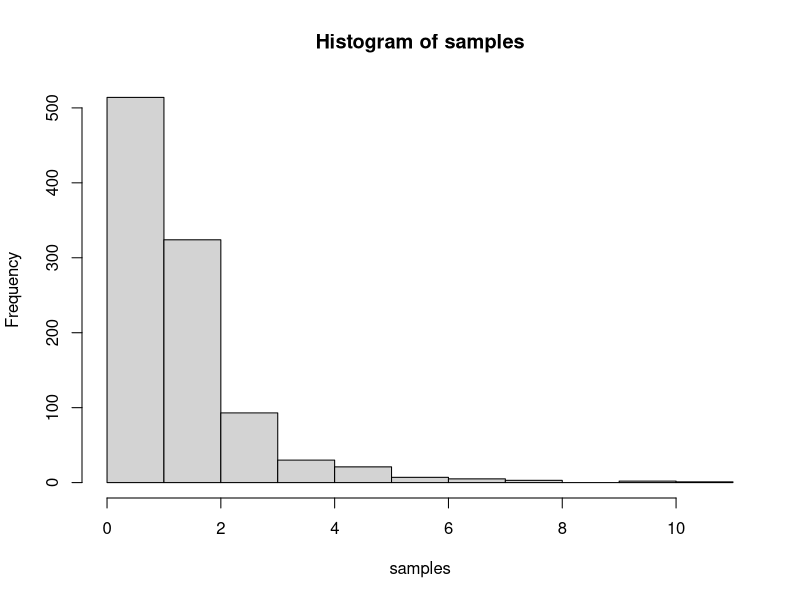
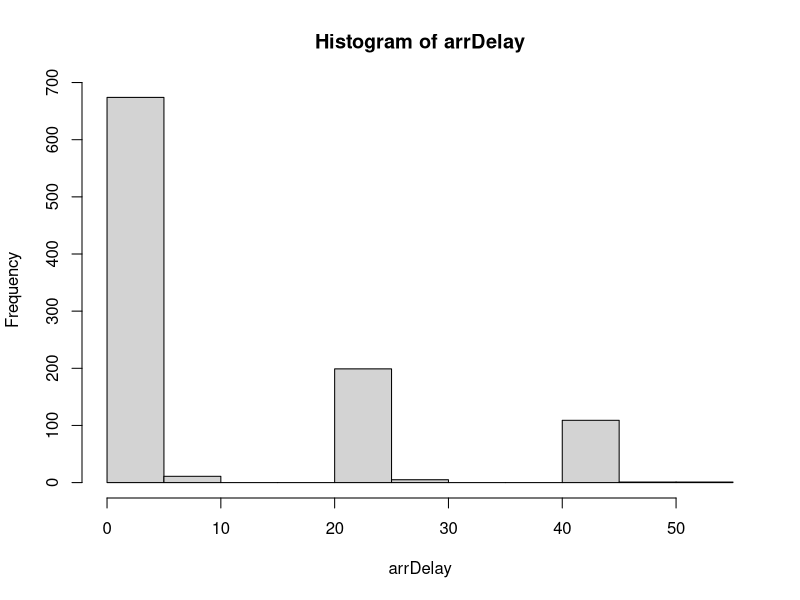

Generate these figures, in order, with R:
# sample of a mixture model of log normal distribution and multinomial classes

samples = rlnorm(1000, sdlog = 0.75)
hist(samples)

pr1 = 0.7
pr2 = 0.2
pr3 = 0.1

arrDelay = samples + t(c(0,20,40)) %*% rmultinom(1000,1,c(0.7,0.2,0.1))
hist(arrDelay)
mean(arrDelay)
median(arrDelay)
